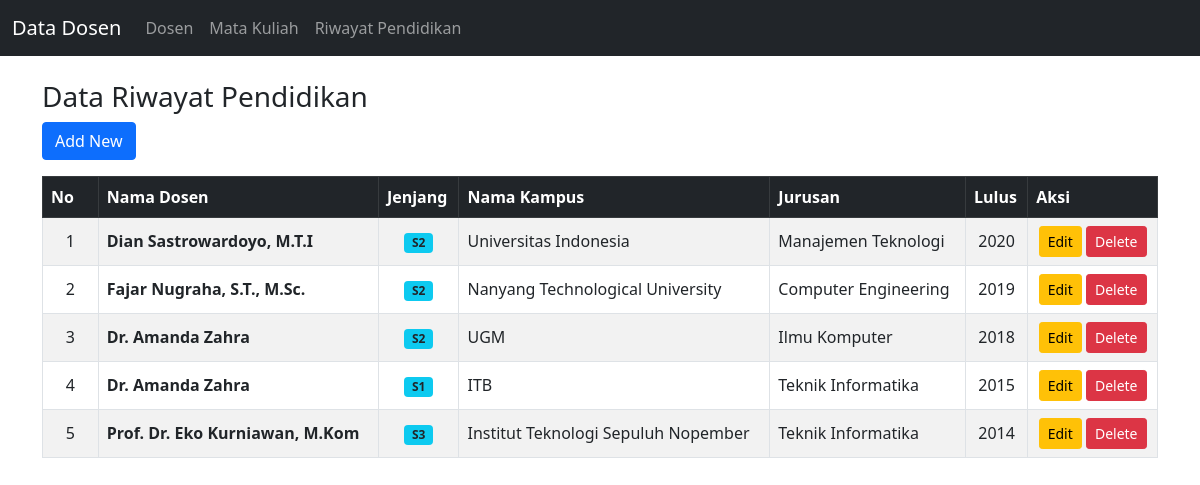
The page /index.php?mod=education on the database its author committed.
### tables this page shows
CREATE TABLE `educations` (
  `id` int(11) NOT NULL AUTO_INCREMENT,
  `institution` varchar(100) NOT NULL COMMENT 'Nama Kampus',
  `degree` varchar(10) NOT NULL COMMENT 'S1/S2/S3',
  `major` varchar(100) NOT NULL COMMENT 'Jurusan',
  `grad_year` int(4) NOT NULL COMMENT 'Tahun Lulus',
  `lecturer_id` int(11) DEFAULT NULL,
  PRIMARY KEY (`id`),
  KEY `fk_edu_lecturer` (`lecturer_id`),
  CONSTRAINT `fk_edu_lecturer` FOREIGN KEY (`lecturer_id`) REFERENCES `lecturers` (`id`) ON DELETE CASCADE ON UPDATE CASCADE
);

CREATE TABLE `lecturers` (
  `id` int(11) NOT NULL AUTO_INCREMENT,
  `name` varchar(100) NOT NULL,
  `nidn` varchar(20) NOT NULL,
  `phone` varchar(20) DEFAULT NULL,
  `join_date` date DEFAULT NULL,
  PRIMARY KEY (`id`)
);

### Controllers/EducationController.php (called while the page is built, shortened)
<?php
include_once 'models/Education.php';
class EducationController {
    private $eduModel;
    public function __construct() {
        $db = (new Database())->getConnection();
        $this->eduModel = new Education($db);
    }
    public function index() {
        $educations = $this->eduModel->getAll();
        include 'views/Education/index.php';
    }
}
?>

### Models/Education.php (called while the page is built, shortened)
<?php
class Education {
    private $conn;
    public function __construct($db) { $this->conn = $db; }
    public function getAll() {
        $sql = "SELECT educations.*, lecturers.name as lecturer_name
                FROM educations
                LEFT JOIN lecturers ON educations.lecturer_id = lecturers.id
                ORDER BY educations.grad_year DESC";
        return $this->conn->query($sql);
    }
}
?>

### views/Education/index.php (the view, shortened to what this page needs)
<!doctype html>
<html lang="en">
<head>
  <link href="assets/css/bootstrap.min.css" rel="stylesheet">
</head>
<body>
  <?php include 'views/includes/navbar.php'; ?>
  <div class="container mt-4">
    <h3>Data Riwayat Pendidikan</h3>
    <a class="btn btn-primary mb-3" href="index.php?mod=education&action=create">Add New</a>
    <div class="table-responsive">
        <table class="table table-striped table-bordered table-hover align-middle">
          <thead class="table-dark">
            <tr>
                <th style="width: 5%;">No</th>
                <th>Nama Dosen</th>
                <th>Jenjang</th>
                <th>Nama Kampus</th>
                <th>Jurusan</th>
                <th>Lulus</th>
                <th>Aksi</th>
            </tr>
          </thead>
          <tbody>
            <?php
            $no = 1;
            if ($educations->num_rows > 0) {
                while ($row = $educations->fetch_assoc()) {
            ?>
            <tr>
                <td class="text-center"><?= $no++ ?></td>
                <td><strong><?= $row['lecturer_name'] ?? 'Tanpa Nama' ?></strong></td>
                <td class="text-center">
                    <span class="badge bg-info text-dark"><?= $row['degree'] ?></span>
                </td>
                <td><?= $row['institution'] ?></td>
                <td><?= $row['major'] ?></td>
                <td class="text-center"><?= $row['grad_year'] ?></td>
                <td class="text-center">
                    <a class="btn btn-sm btn-warning" href="index.php?mod=education&action=edit&id=<?= $row['id'] ?>">Edit</a>
                    <a class="btn btn-sm btn-danger" href="index.php?mod=education&action=delete&id=<?= $row['id'] ?>" onclick="return confirm('Yakin ingin menghapus data ini?')">Delete</a>
                </td>
            </tr>
            <?php
                }
            } else {
                echo "<tr><td colspan='7' class='text-center text-muted'>Belum ada data riwayat pendidikan.</td></tr>";
            }
            ?>
          </tbody>
        </table>
    </div>
  </div>
</body>
</html>

### rows shown on the page
educations: lecturer.name "Dian Sastrowardoyo, M.T.I", degree "S2", institution "Universitas Indonesia", major "Manajemen Teknologi", grad_year "2020"
educations: lecturer.name "Fajar Nugraha, S.T., M.Sc.", degree "S2", institution "Nanyang Technological University", major "Computer Engineering", grad_year "2019"
educations: lecturer.name "Dr. Amanda Zahra", degree "S2", institution "UGM", major "Ilmu Komputer", grad_year "2018"
educations: lecturer.name "Dr. Amanda Zahra", degree "S1", institution "ITB", major "Teknik Informatika", grad_year "2015"
educations: lecturer.name "Prof. Dr. Eko Kurniawan, M.Kom", degree "S3", institution "Institut Teknologi Sepuluh Nopember", major "Teknik Informatika", grad_year "2014"
